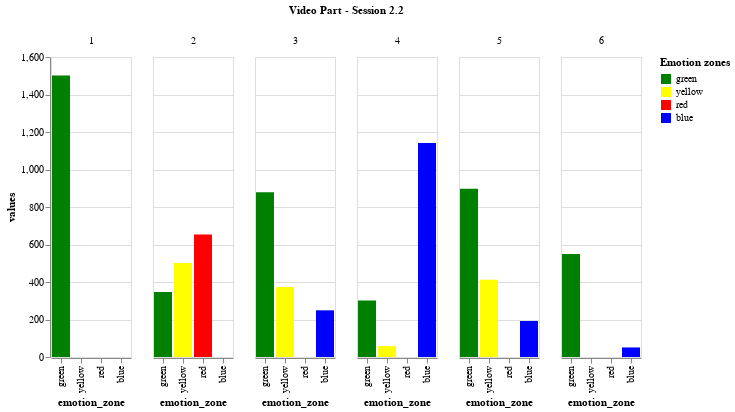

The notebook cell saved with this chart:
### Markdown cell above
# Emotion Zones distribution over session 2.2

### Code cell
# Read all dataframes (session 2.2)

df_22_1 = pd.read_csv('datasets/participant_2_2/study_08112021_session_02_02_01.mp4.csv')
df_22_2 = pd.read_csv('datasets/participant_2_2/study_08112021_session_02_02_02.mp4.csv')
df_22_3 = pd.read_csv('datasets/participant_2_2/study_08112021_session_02_02_03.mp4.csv')
df_22_4 = pd.read_csv('datasets/participant_2_2/study_08112021_session_02_02_04.mp4.csv')
df_22_5 = pd.read_csv('datasets/participant_2_2/study_08112021_session_02_02_05.mp4.csv')
df_22_6 = pd.read_csv('datasets/participant_2_2/study_08112021_session_02_02_06.mp4.csv')


dataframes_22 = [df_22_1, df_22_2, df_22_3, df_22_4, df_22_5, df_22_6]

dataframes_22 = add_video_part_column_to_dataframes(dataframes_22)

dataframes_22_dict = create_whole_session_dict_values(dataframes_22)


df_session_22 = pd.DataFrame(dataframes_22_dict)


# Using pandas function to transform from wide format to long format, so Altair can work better
source_22 = df_session_22.melt("video_part", var_name="emotion_zone", value_name='values')

alt.Chart(source_22).mark_bar().encode(
    alt.X('emotion_zone:N', sort=COLOURS),
    alt.Y('values:Q'),
    column=alt.Column('video_part:N', title='Video Part - Session 2.2'),
    color=alt.Color('emotion_zone', scale=alt.Scale(domain=EMOTIONS, range=COLOURS), title='Emotion zones')

)

### Figure 1 — Vega-Lite specification as saved in the notebook (floating-point values rounded to 4 significant figures)
{"config": {"view": {"continuousWidth": 400, "continuousHeight": 300}}, "data": {"name": "data-90904183f2757defbf6b37ae8b7cd92d"}, "mark": "bar", "encoding": {"color": {"field": "emotion_zone", "scale": {"domain": ["green", "yellow", "red", "blue"], "range": ["green", "yellow", "red", "blue"]}, "title": "Emotion zones", "type": "nominal"}, "column": {"field": "video_part", "title": "Video Part - Session 2.2", "type": "nominal"}, "x": {"field": "emotion_zone", "sort": ["green", "yellow", "red", "blue"], "type": "nominal"}, "y": {"field": "values", "type": "quantitative"}}, "$schema": "https://vega.github.io/schema/vega-lite/v4.17.0.json", "datasets": {"data-90904183f2757defbf6b37ae8b7cd92d": [{"video_part": 1, "emotion_zone": "green", "values": 1501}, {"video_part": 2, "emotion_zone": "green", "values": 347}, {"video_part": 3, "emotion_zone": "green", "values": 879}, {"video_part": 4, "emotion_zone": "green", "values": 301}, {"video_part": 5, "emotion_zone": "green", "values": 897}, {"video_part": 6, "emotion_zone": "green", "values": 550}, {"video_part": 1, "emotion_zone": "blue", "values": 0}, {"video_part": 2, "emotion_zone": "blue", "values": 0}, {"video_part": 3, "emotion_zone": "blue", "values": 249}, {"video_part": 4, "emotion_zone": "blue", "values": 1142}, {"video_part": 5, "emotion_zone": "blue", "values": 192}, {"video_part": 6, "emotion_zone": "blue", "values": 51}, {"video_part": 1, "emotion_zone": "yellow", "values": 0}, {"video_part": 2, "emotion_zone": "yellow", "values": 501}, {"video_part": 3, "emotion_zone": "yellow", "values": 373}, {"video_part": 4, "emotion_zone": "yellow", "values": 58}, {"video_part": 5, "emotion_zone": "yellow", "values": 412}, {"video_part": 6, "emotion_zone": "yellow", "values": 0}, {"video_part": 1, "emotion_zone": "red", "values": 0}, {"video_part": 2, "emotion_zone": "red", "values": 653}, {"video_part": 3, "emotion_zone": "red", "values": 0}, {"video_part": 4, "emotion_zone": "red", "values": 0}, {"video_part": 5, "emotion_zone": "red", "values": 0}, {"video_part": 6, "emotion_zone": "red", "values": 0}]}}
